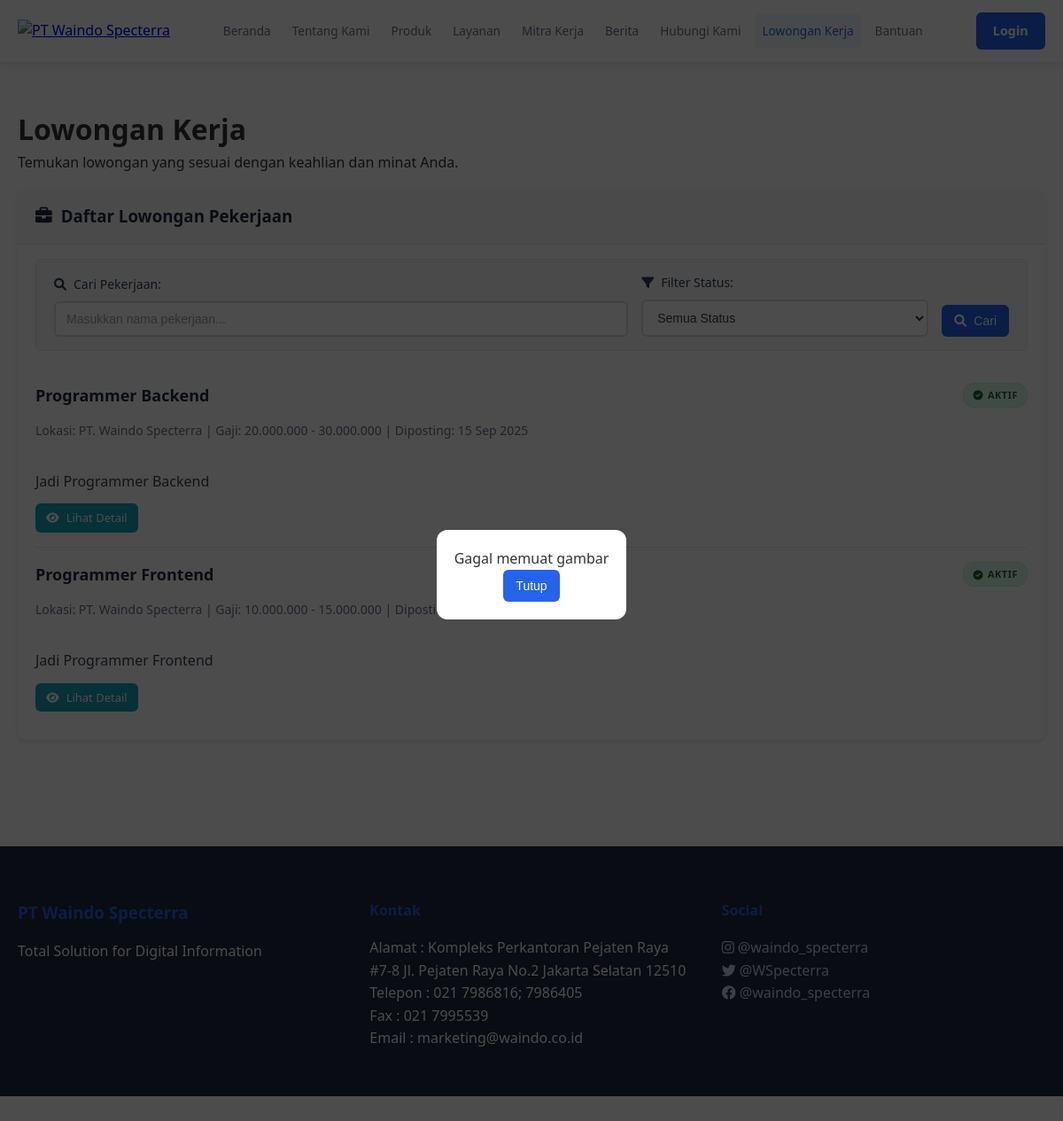
The app's page /bergabung.php with its own data.
### tables this page shows
CREATE TABLE `lowongan` (
  `job_id` int NOT NULL,
  `title` varchar(200) NOT NULL,
  `description` text NOT NULL,
  `requirements` text,
  `location` varchar(100) DEFAULT NULL,
  `salary_range` varchar(50) DEFAULT NULL,
  `status` enum('open','closed') DEFAULT 'open',
  `posted_by` int DEFAULT NULL,
  `posted_at` timestamp NULL DEFAULT CURRENT_TIMESTAMP,
  `updated_at` timestamp NULL DEFAULT NULL,
  `hapus` int NOT NULL DEFAULT '0'
);

### bergabung.php (the view, shortened to what this page needs)
<?php
require_once 'connect/koneksi.php';
$status_filter = isset($_GET['status']) ? $_GET['status'] : 'all';
$search_query = isset($_GET['search']) ? trim($_GET['search']) : '';
$whereClause = "WHERE hapus=0";
$jobs = mysqli_query($conn, "SELECT job_id, title, description, location, salary_range, posted_at, status FROM lowongan $whereClause ORDER BY status ASC, posted_at DESC");
$active_popup_rs = mysqli_query($conn, "SELECT * FROM popup_images WHERE is_active = 1 ORDER BY created_at DESC");
$popup_list = [];
if ($active_popup_rs && mysqli_num_rows($active_popup_rs) > 0) {
    while ($row = mysqli_fetch_assoc($active_popup_rs)) {
        $popup_list[] = $row;
    }
}
?>
<!DOCTYPE html>
<html lang="id">
<head>
    <link rel="stylesheet" href="assets/css/common.css">
    <link rel="stylesheet" href="assets/css/navbar.css">
    <link rel="stylesheet" href="assets/css/pages.css">
    <link rel="stylesheet" href="assets/css/bergabung.css">
    <link rel="stylesheet" href="https://cdnjs.cloudflare.com/ajax/libs/font-awesome/6.0.0/css/all.min.css">
</head>
<body>
    <?php include 'includes/navbar.php'; ?>
    <?php if (!empty($popup_list) && !isset($_GET['no_popup'])): ?>
        <div class="popup-overlay" id="imagePopup">
            <?php
                $uniqueOrientations = array_unique(array_map(function($p){return $p['orientation'];}, $popup_list));
                $containerMode = count($uniqueOrientations) === 1 ? $popup_list[0]['orientation'] : 'mixed';
            ?>
            <div class="popup-container <?php echo $containerMode; ?>" id="popupContainer">
            </div>
        </div>
    <?php endif; ?>
    <div class="page-container">
        <main class="page-content">
            <div class="container">
                <h1>Lowongan Kerja</h1>
                <p>Temukan lowongan yang sesuai dengan keahlian dan minat Anda.</p>
                <div class="card">
                    <div class="card-header">
                        <h3><i class="fas fa-briefcase"></i> Daftar Lowongan Pekerjaan</h3>
                    </div>
                    <div class="card-body">
                        <div class="filter-section">
                            <form method="GET" action="" id="filterForm" class="filter-form">
                                <div class="filter-group search-group">
                                    <label for="search-input">
                                        <i class="fas fa-search"></i> Cari Pekerjaan:
                                    </label>
                                    <div class="search-input-wrapper">
                                        <input type="text"
                                               id="search-input"
                                               name="search"
                                               placeholder="Masukkan nama pekerjaan..."
                                               value="<?php echo htmlspecialchars($search_query); ?>"
                                               class="search-input">
                                    </div>
                                </div>
                                <div class="filter-group">
                                    <label for="status-filter">
                                        <i class="fas fa-filter"></i> Filter Status:
                                    </label>
                                    <select id="status-filter" name="status" onchange="document.getElementById('filterForm').submit()">
                                        <option value="all" <?php echo $status_filter === 'all' ? 'selected' : ''; ?>>Semua Status</option>
                                    </select>
                                </div>
                                <button type="submit" class="btn btn-primary btn-search">
                                    <i class="fas fa-search"></i> Cari
                                </button>
                            </form>
                        </div>
                        <?php if ($jobs && mysqli_num_rows($jobs) > 0): ?>
                            <?php while ($job = mysqli_fetch_assoc($jobs)): ?>
                                <div class="job-item <?php echo $job['status'] === 'closed' ? 'job-closed' : ''; ?>">
                                    <div class="job-header">
                                        <h4 class="job-title"><?php echo htmlspecialchars($job['title']); ?></h4>
                                        <div class="job-status">
                                            <?php if ($job['status'] === 'open'): ?>
                                                <span class="status-badge status-open">
                                                    <i class="fas fa-check-circle"></i> Aktif
                                                </span>
                                            <?php else: ?>
                                                <span class="status-badge status-closed">
                                                    <i class="fas fa-times-circle"></i> Ditutup
                                                </span>
                                            <?php endif; ?>
                                        </div>
                                    </div>
                                    <div class="job-meta">
                                        Lokasi: <?php echo htmlspecialchars($job['location'] ?: '-'); ?> |
                                        Gaji: <?php echo htmlspecialchars($job['salary_range'] ?: '-'); ?> |
                                        Diposting: <?php echo date('d M Y', strtotime($job['posted_at'])); ?>
                                    </div>
                                    <div class="job-desc-preview">
                                        <?php
                                        $description = strip_tags($job['description']);
                                        echo htmlspecialchars(strlen($description) > 200 ? substr($description, 0, 200) . '...' : $description);
                                        ?>
                                    </div>
                                    <div class="job-actions">
                                        <a href="detail-lowongan-public.php?id=<?php echo $job['job_id']; ?>" class="btn btn-info btn-sm">
                                            <i class="fas fa-eye"></i> Lihat Detail
                                        </a>
                                    </div>
                                </div>
                            <?php endwhile; ?>
                        <?php endif; ?>
                    </div>
                </div>
            </div>
        </main>
    </div>
    <footer class="footer">
        <div class="container">
            <div class="footer-content">
                <div class="footer-section">
                    <h3>PT Waindo Specterra</h3>
                    <p>Total Solution for Digital Information</p>
                </div>
                <div class="footer-section">
                    <ul>
                        <h4>Kontak</h4>
                        <p>Alamat : Kompleks Perkantoran Pejaten Raya #7-8 Jl. Pejaten Raya No.2 Jakarta Selatan 12510</p>
                        <p>Telepon : 021 7986816; 7986405</p>
                        <p>Fax : 021 7995539</p>
                        <p>Email : marketing@waindo.co.id</p>
                    </ul>
                </div>
                <div class="footer-section">
                    <h4>Social</h4>
                    <p><a href="https://www.instagram.com/waindo_specterra?igshid=fysfd3j6l41n"><i class="fa-brands fa-instagram"></i> @waindo_specterra</a></p>
                    <p><a href="https://x.com/WSpecterra?s=08"><i class="fa-brands fa-twitter"></i> @WSpecterra</a></p>
                    <p><a href="https://www.instagram.com/waindo_specterra?igshid=fysfd3j6l41n"><i class="fa-brands fa-facebook"></i> @waindo_specterra</a></p>
                </div>
            </div>
        </div>
    </footer>
</body>
</html>

### assets/css/common.css (style rules this page uses)
* { margin: 0; padding: 0; box-sizing: border-box; }
body { font-family: "Segoe UI", Tahoma, Geneva, Verdana, sans-serif; line-height: 1.6; color: #333; background-color: #ffffff; padding-top: 70px; }
.container { max-width: 1200px; margin: 0 auto; padding: 0 20px; }
.btn-primary { background: #2563eb; color: white; padding: 12px 24px; border: none; border-radius: 6px; font-size: 1rem; font-weight: 600; cursor: pointer; text-decoration: none; display: inline-block; transition: all 0.3s ease; }
.footer { background: #1e293b; color: white; padding: 60px 0 20px; margin-top: 80px; }
.footer-content { display: grid; grid-template-columns: repeat(auto-fit, minmax(250px, 1fr)); gap: 2rem; margin-bottom: 2rem; }
.footer-section h3, .footer-section h4 { margin-bottom: 1rem; color: #2563eb; }
.footer-section ul { list-style: none; }
.footer-section a { color: #cbd5e1; text-decoration: none; transition: color 0.3s ease; }

### assets/css/navbar.css (style rules this page uses)
body { margin-top: -60px; }

### assets/css/pages.css (style rules this page uses)
.page-container { min-height: 100vh; padding-top: 70px; }
.page-content { padding: 40px 0; }
.container { max-width: 1200px; margin: 0 auto; padding: 0 20px; }

### records on screen
lowongan: title "Programmer Backend", status "open" (drawn), location "PT. Waindo Specterra", salary_range "20.000.000 - 30.000.000", posted_at "15 Sep 2025", description "Jadi Programmer Backend"
lowongan: title "Programmer Frontend", status "open" (drawn), location "PT. Waindo Specterra", salary_range "10.000.000 - 15.000.000", description "Jadi Programmer Frontend"
